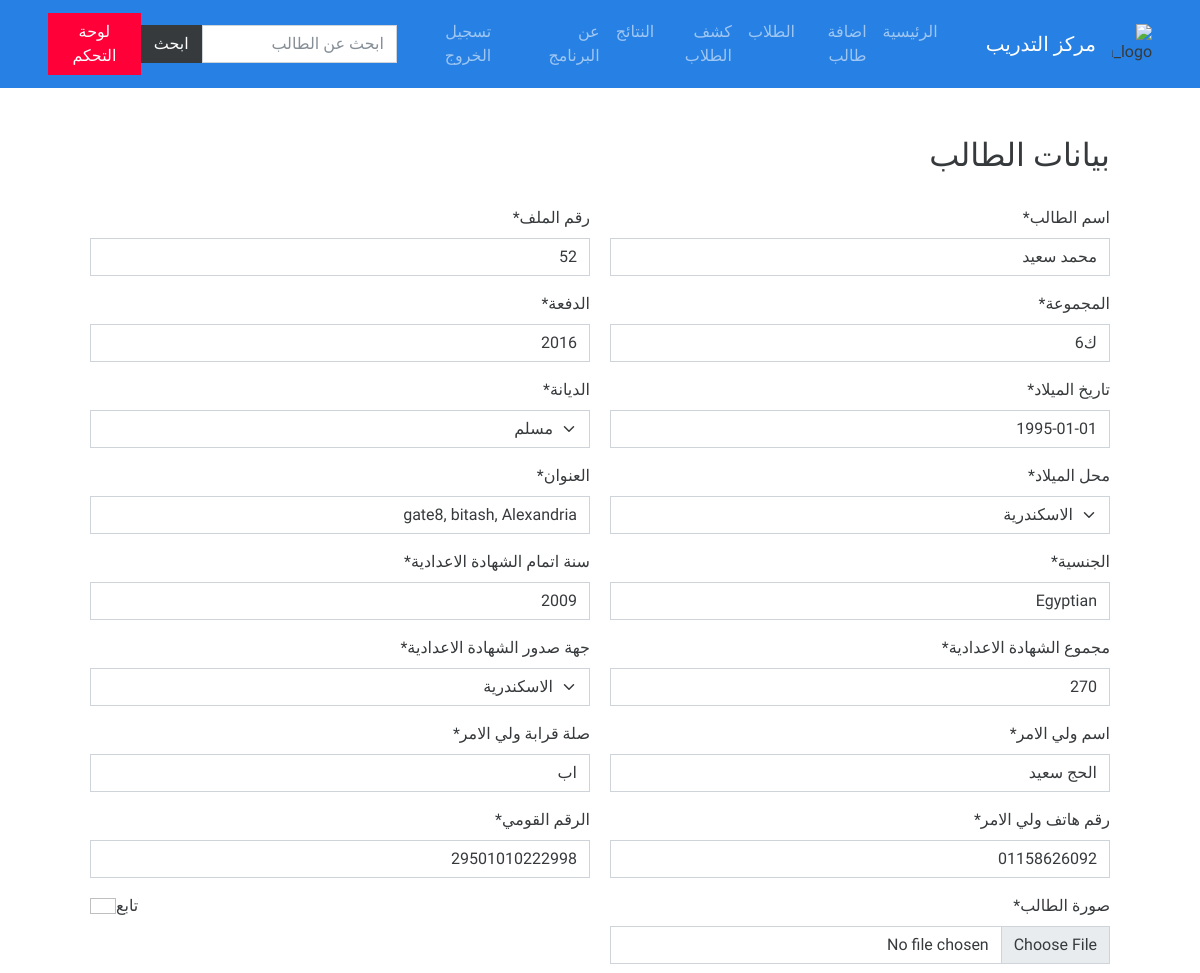
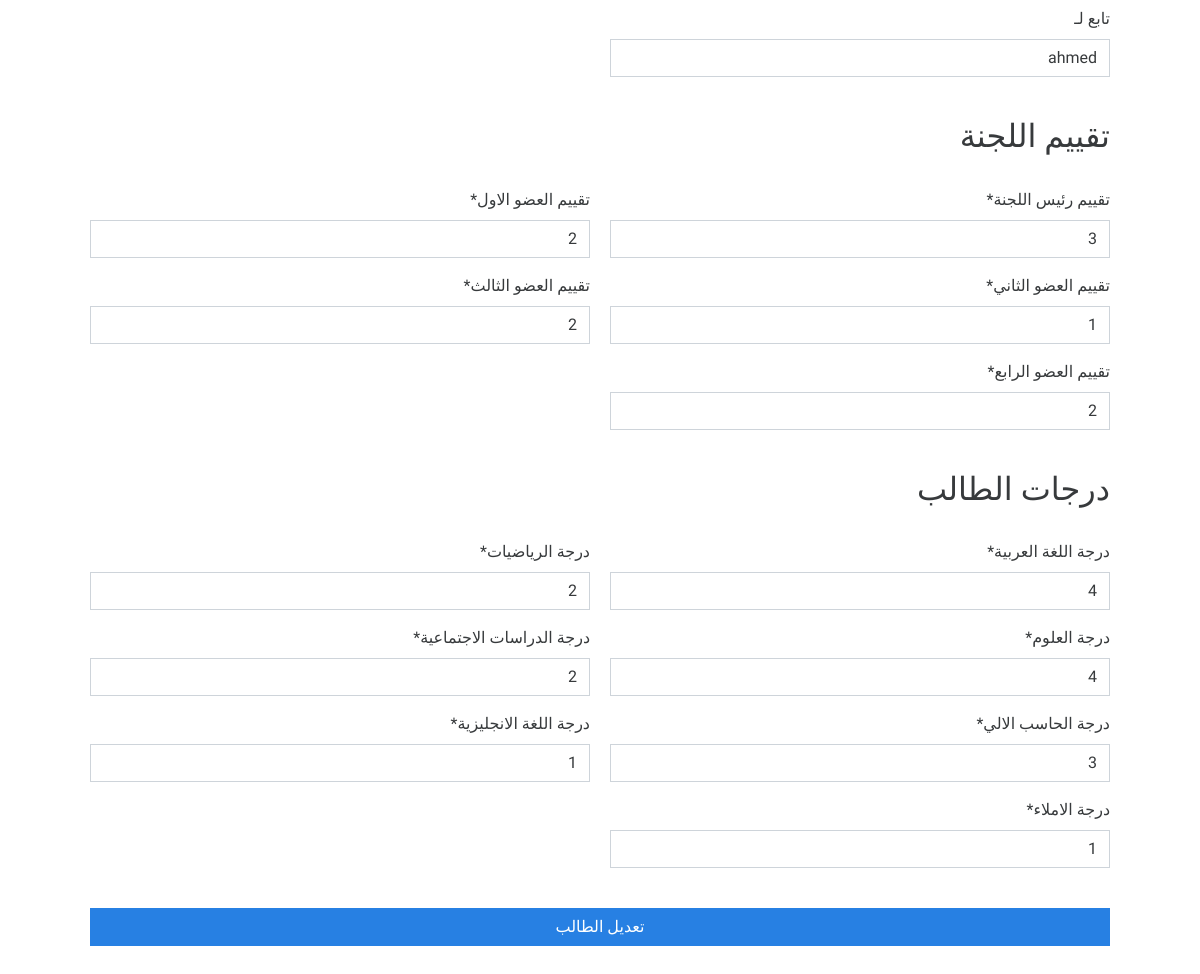
/update-student/2/ (signed in), run on the app's committed database (2 pictures, top to bottom).
### trsana/models.py (models this page shows, shortened)
class Student(models.Model):
    name = models.CharField(_("اسم الطالب"), max_length=50)
    file_no = models.IntegerField(_("رقم الملف"), unique=True)
    group = models.CharField(_("المجموعة"), max_length=50)
    batch = models.CharField(_("الدفعة"), max_length=50)
    birthdate = models.DateField(
        _("تاريخ الميلاد"), auto_now=False, auto_now_add=False)
    religion = models.CharField(
        _("الديانة"), max_length=50, choices=Religion.choices, default=Religion.مسلم)
    birthplace = models.CharField(
        _("محل الميلاد"), max_length=50, choices=Birthplace.choices, default=Birthplace.الاسكندرية)
    address = models.CharField(_("العنوان"), max_length=100)
    nationality = models.CharField(_("الجنسية"), max_length=50, default='مصري')
    junior_cert_year = models.CharField(
        _("سنة اتمام الشهادة الاعدادية"), max_length=50)
    junior_cert_total = models.IntegerField(_("مجموع الشهادة الاعدادية"))
    junior_cert_place = models.CharField(
        _("جهة صدور الشهادة الاعدادية"), max_length=50, null=True, choices=Birthplace.choices)
    guardian = models.CharField(_("اسم ولي الامر"), max_length=50)
    guardian_rel = models.CharField(_("صلة قرابة ولي الامر"), max_length=50)
    guardian_phone = models.CharField(
        _("رقم هاتف ولي الامر"), max_length=50, unique=True)
    national_id = models.CharField(
        _("الرقم القومي"), max_length=50, unique=True)
    student_pic = models.ImageField(
        _("صورة الطالب"), upload_to='students', unique=True)
    rel = models.BooleanField(_("تابع"), default=False)
    rel_to = models.CharField(
        _("اسم التابع"), max_length=50, null=True, blank=True)
    author = models.ForeignKey(
        settings.AUTH_USER_MODEL, verbose_name=_("المحرر"), on_delete=models.SET_NULL, null=True)
    class Meta:
        verbose_name = _("الطالب")
        verbose_name_plural = _("الطلاب")

class CommitteeEvaluation(models.Model):
    student = models.OneToOneField(
        "Student", verbose_name=_("الطالب"), on_delete=models.CASCADE, related_name='committee_eval')
    committee_chairman = models.IntegerField(_("رئيس اللجنة"))
    first_member = models.IntegerField(_("العضو الاول"))
    second_member = models.IntegerField(_("العضو الثاني"))
    third_member = models.IntegerField(_("العضو الثالث"))
    forth_member = models.IntegerField(_("العضو الرابع"))
    class Meta:
        verbose_name = _("تقييم اللجنة")
        verbose_name_plural = _("تقييمات اللجنة")

class StudentGrades(models.Model):
    student = models.OneToOneField("Student", verbose_name=_(
        "درجات الطالب"), related_name='student_grades', on_delete=models.CASCADE)
    arabic = models.IntegerField(_("اللغة العربية"))
    english = models.IntegerField(_("اللغة الانجليزية"))
    math = models.IntegerField(_("الرياضيات"))
    science = models.IntegerField(_("العلوم"))
    social_studies = models.IntegerField(_("الدراسات الاجتماعية"))
    computer = models.IntegerField(_("الحاسب الالي"))
    spelling = models.IntegerField(_("املاء"))
    class Meta:
        verbose_name = _("درجات الطالب")
        verbose_name_plural = _("درجات الطلاب")

### trsana/views.py (the view, shortened to what this page needs)
# urls.py: path('update-student/<int:pk>/', update_student, name='update-student'),
@login_required
def update_student(request, pk):
    if not request.user.is_staff:
        return render(request, 'trsana/403.html')
    student = get_object_or_404(Student, pk=pk)
    student_form = StudentForm(instance=student)
    committee_form = CommitteeForm(instance=student.committee_eval)
    grades_form = StudentGradesForm(instance=student.student_grades)
    context = {
        'title': 'تعديل طالب',
        'url': student.id,
        'btn': 'تعديل الطالب',
        'student_form': student_form,
        'committee_form': committee_form,
        'grades_form': grades_form
    }
    return render(request, 'trsana/add_student.html', context=context)

### trsana/templates/trsana/add_student.html (shortened to what this page needs)
{% extends 'base/main.html' %} {% load crispy_forms_tags %}
 {% block title %}طالب جديد{% endblock %} {% block main %}
<div>
  <form
    method="POST"
    action="{% if url == 'add-student' %}{% url 'add-student' %}{% else %}{% url 'update-student' url %}{% endif %}"
    enctype="multipart/form-data"
    style='direction:rtl;'
    class='p-5'
  >
    <h2>بيانات الطالب</h2>
    <div class='d-flex justify-content-between flex-wrap py-4'>
      {{ student_form|crispy }}
    </div>
    <h2>تقييم اللجنة</h2>
    <div class='d-flex justify-content-between flex-wrap py-4'>
      {{ committee_form|crispy }}
    </div>
    <h2>درجات الطالب</h2>
    <div class='d-flex justify-content-between flex-wrap py-4'>
      {{ grades_form|crispy }}
    </div>
    <button class="btn btn-primary w-100" type="submit">{{ btn }}</button>
  </form>
</div>
{% endblock %}

### templates/base/main.html (style rules this page uses)
* { font-family: 'Cairo', sans-serif; scroll-behavior: smooth; }

### data on the page
Student: name "محمد سعيد", file_no "52", group "ك6", batch "2016", birthdate "1995-01-01", religion "مسلم", birthplace "الاسكندرية", address "gate8, bitash, Alexandria", nationality "Egyptian", junior_cert_year "2009", junior_cert_total "270", junior_cert_place "الاسكندرية", guardian "الحج سعيد", guardian_rel "اب", guardian_phone "01158626092", national_id "29501010222998", rel_to "ahmed"
CommitteeEvaluation: committee_chairman "3", first_member "2", second_member "1", third_member "2", forth_member "2"
StudentGrades: arabic "4", math "2", science "4", social_studies "2", computer "3", english "1", spelling "1"

### other printed values
{{ btn }} "تعديل الطالب"
